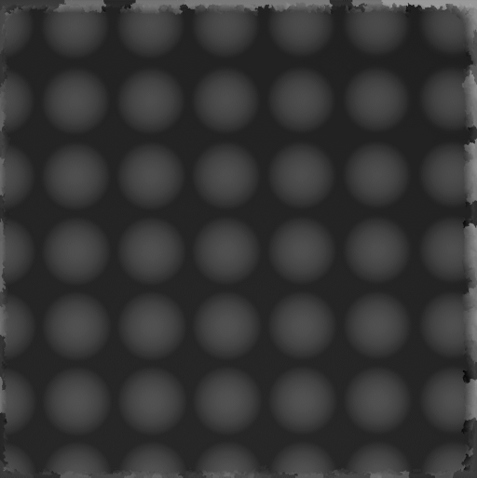
%> input picture Lab 5/image.png, 477 x 478 px
$ octave CircleDetection.m   (GNU Octave 9; MATLAB toolbox functions it lacks are replaced by stand-ins)
%> lines starting %> are read from the running program, lines starting %| are printed output that depends on the picture; in (x1, y1, x2, y2) boxes, pixels count from 0 and x2, y2 are one past the last pixel; in counts of white or black regions, pixels touching at a corner belong together; the program's own positions count from 1
%% Adam Ignaciuk
%% Circle `detection

folder_name = '/Volumes/DISCWORLD/methlab/Lab 5/';
data1 = imread([folder_name,'image.png']);
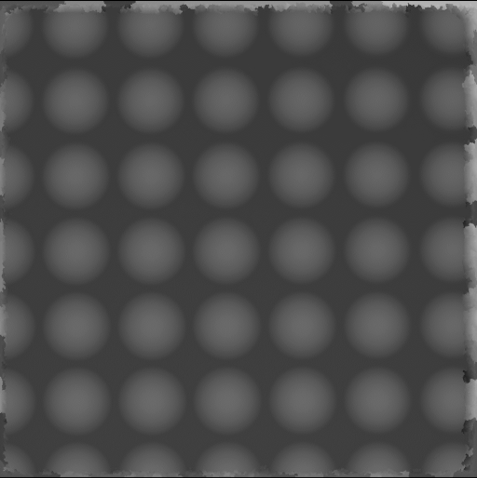
%> data1: size 478x477 uint8; min 0, max 185, mean 77.5
%gray = double(rgb2gray(data1));

Bin = imbinarize(data1,0.27);
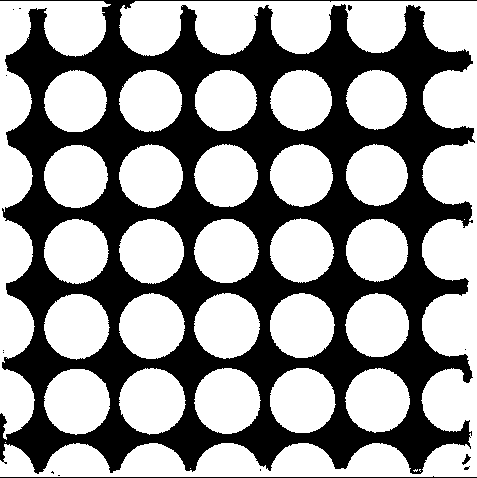
%> Bin: size 478x477 logical; 58.6% white; 14 black regions (11 under 20 px), largest, box (x1, y1, x2, y2) and area: (0, 0, 477, 474) 93782, (0, 476, 477, 478) 478, (462, 454, 471, 465) 41

xd = fspecial("log",5,0.40);

C1= conv2(Bin,xd, 'same');
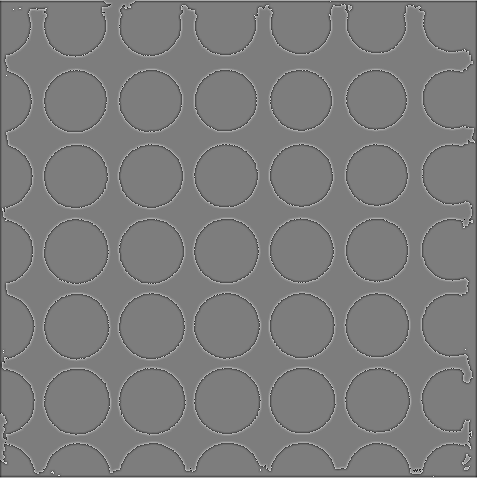
%> C1: size 478x477 double; min -10.07, max 10.31, mean -0.0245; drawn with min black and max white

Bin2 = imbinarize(C1);
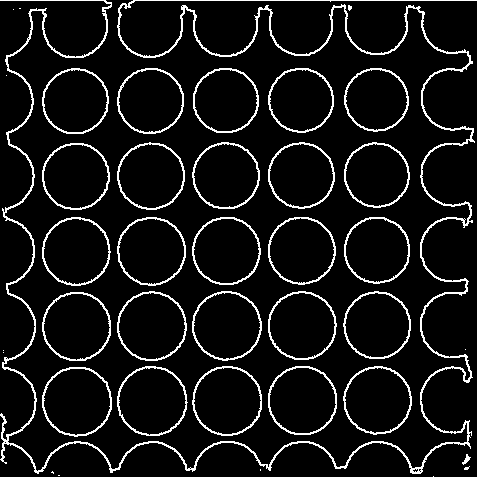
%> Bin2: size 478x477 logical; 8.3% white in thin lines or dots
%figure(Color = 'w');
%imshow(C1)

accumulator = zeros(size(C1));

% BW = edge(C1,'canny');
% [H,T,R] = hough(C1,'RhoResolution',0.5,'Theta',-90:0.5:89);
% imshow(imadjust(rescale(H)),'XData',T,'YData',R)
Si = size(C1);
%> Si = [478 477]
%> (the run ends here)
